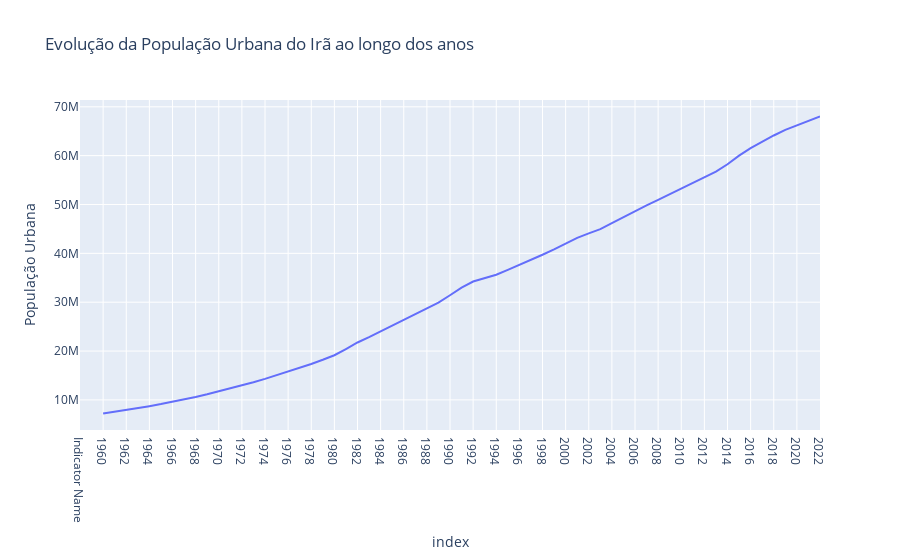

The notebook cell saved with this chart:
### Code cell
#Agora vamos fazer um grafico com a evolução da população urbana do Irã ao longo dos anos
grafico_evoluçao_pop_urbana=px.line(evoluçao_pop_urbana, x=evoluçao_pop_urbana.index, y='População Urbana', title='Evolução da População Urbana do Irã ao longo dos anos')
grafico_evoluçao_pop_urbana.show()

### Figure 1 — Plotly figure (JSON) as saved in the notebook; plotly's stock layout.template omitted (floating-point values rounded to 4 significant figures)
{"data": [{"hovertemplate": "index=%{x}<br>População Urbana=%{y}<extra></extra>", "legendgroup": "", "line": {"color": "#636efa", "dash": "solid"}, "marker": {"symbol": "circle"}, "mode": "lines", "name": "", "orientation": "v", "showlegend": false, "type": "scatter", "x": ["Indicator Name", "Indicator Code", "1960", "1961", "1962", "1963", "1964", "1965", "1966", "1967", "1968", "1969", "1970", "1971", "1972", "1973", "1974", "1975", "1976", "1977", "1978", "1979", "1980", "1981", "1982", "1983", "1984", "1985", "1986", "1987", "1988", "1989", "1990", "1991", "1992", "1993", "1994", "1995", "1996", "1997", "1998", "1999", "2000", "2001", "2002", "2003", "2004", "2005", "2006", "2007", "2008", "2009", "2010", "2011", "2012", "2013", "2014", "2015", "2016", "2017", "2018", "2019", "2020", "2021", "2022"], "xaxis": "x", "y": ["Urban population", "SP.URB.TOTL", 7215514, 7559948, 7923296, 8307683, 8715144, 9143573, 9588517, 10076232, 10598813, 11146210, 11724692, 12327147, 12952192, 13607250, 14299406, 15031081, 15792269, 16555873, 17352544, 18212226, 19142074, 20413792, 21749390, 22857569, 24026548, 25237766, 26478203, 27654787, 28795455, 29930544, 31428551, 32976516, 34229748, 34968280, 35619538, 36620361, 37628601, 38646084, 39719234, 40824119, 41975934, 43177300, 44077717, 44966983, 46180851, 47413957, 48637866, 49802044, 50925490, 52059325, 53233539, 54356195, 55484160, 56721882, 58236086, 60000125, 61546643, 62866706, 64125842, 65261618, 66230561, 67125144, 68013036], "yaxis": "y"}], "layout": {"legend": {"tracegroupgap": 0}, "title": {"text": "Evolução da População Urbana do Irã ao longo dos anos"}, "xaxis": {"anchor": "y", "domain": [0, 1], "title": {"text": "index"}}, "yaxis": {"anchor": "x", "domain": [0, 1], "title": {"text": "População Urbana"}}}}
